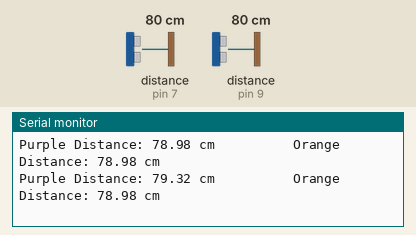
Simulated run of this sketch. Board: Arduino Uno, built with avr-gcc and run on an emulated ATmega328P. Parts: the last lines printed to the serial monitor. Wiring (inferred from the names in the program): 2 × ultrasonic range finder: trigger pin 6, echo pin 7 / trigger pin 10, echo pin 9. The test bench sets the inputs (shaded band); at power-on: distance to the obstacle (sensors on pin 7, pin 9) 80 cm. The echo pulse lasts 58.3 µs per cm.

Above: at 2.8 s.
2.9 s: distance to the obstacle (sensor on pin 7) set to 2 cm
At 4.5 s:
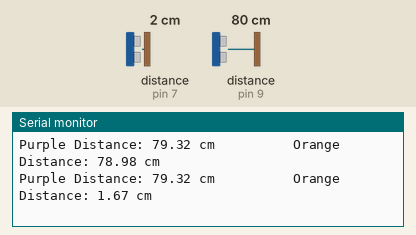
5.6 s: distance to the obstacle (sensor on pin 9) set to 2 cm
At 7.3 s:
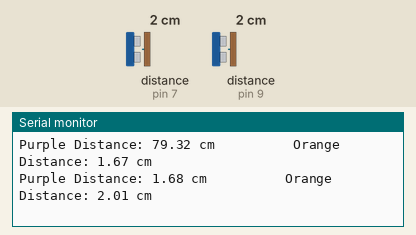
8.3 s: distance to the obstacle (sensor on pin 7) set to 4 cm
At 10.5 s:
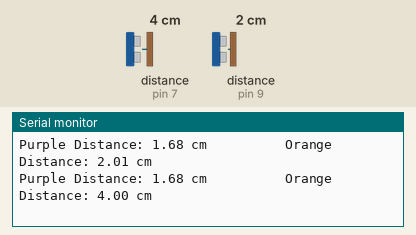
11.0 s: distance to the obstacle (sensor on pin 9) set to 4 cm
At 13.3 s:
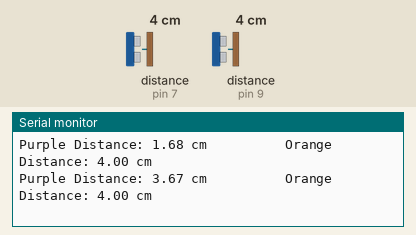
Timing chart, 0 to 14.7 s (numbered marks = the images above; inputs shaded):
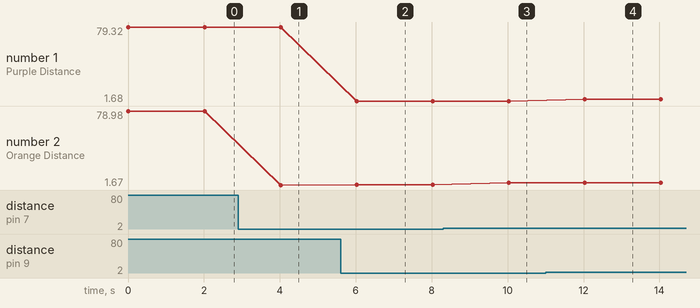

The sketch:

ultrasonic_POC.ino
```cpp
#define purpleTrig    10
#define purpleEcho    9

#define orangeTrig    6
#define orangeEcho    7

void setup()
{
    Serial.begin(9600);
    pinMode(purpleTrig, OUTPUT);
    pinMode(purpleEcho, INPUT);

    pinMode(orangeTrig, OUTPUT);
    pinMode(orangeEcho, INPUT);
}

void loop()
{

    digitalWrite(purpleTrig, HIGH);
    delayMicroseconds(10);
    digitalWrite(purpleTrig, LOW);

    long purpleDuration = pulseIn(purpleEcho, HIGH);
    float purpleDistance = purpleDuration * 0.034 / 2; // Convert to cm

    Serial.print("Purple Distance: ");
    Serial.print(purpleDistance);
    Serial.print(" cm");

    digitalWrite(orangeTrig, HIGH);
    delayMicroseconds(10);
    digitalWrite(orangeTrig, LOW);

    long orangeDuration = pulseIn(orangeEcho, HIGH);
    float orangeDistance = orangeDuration * 0.034 / 2; // Convert to cm

    Serial.print("          Orange Distance: ");
    Serial.print(orangeDistance);
    Serial.println(" cm");

    delay(2000);

}
```

Measured:
- after the input at 2.9 s, the serial monitor: prints a new line after 1.1 s (image 1)
- after the input at 5.6 s, the serial monitor: prints a new line after 0.43 s (image 2)
- after the input at 8.3 s, the serial monitor: prints a new line after 1.7 s (image 3)
- after the input at 11.0 s, the serial monitor: prints a new line after 1.0 s (image 4)
- plotted number 1: 79.32 → 1.68 after the input at 5.6 s, 1.68 → 3.67 after the input at 11.0 s
- plotted number 2: 78.98 → 1.67 after the input at 2.9 s, 1.67 → 2.01 after the input at 5.6 s, 2.01 → 4 after the input at 8.3 s
